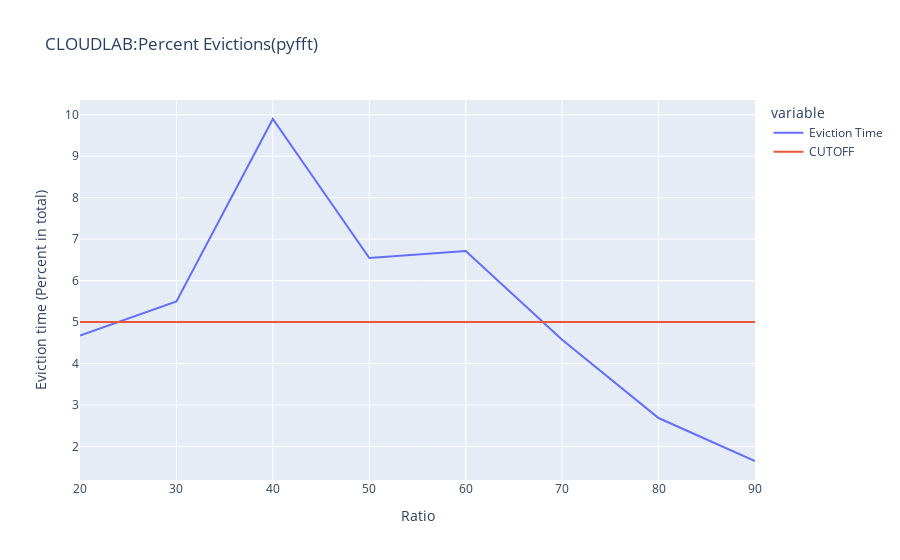

The cell this chart's notebook holds for it:
### Code cell
from experiment_helpers import get_eviction_to_total

for workload in WORKLOADS:
    fig = get_eviction_to_total(data[workload], "%s" % workload)
#     fig.update_layout(yaxis_range=[0,15])
    plot(fig)

### Figure 1 — Plotly figure (JSON) as saved in the notebook; plotly's stock layout.template omitted (floating-point values rounded to 4 significant figures)
{"data": [{"hovertemplate": "variable=Eviction Time<br>Experiment Name=tape_prefetching_asyncwrites<br>RATIO=%{x}<br>value=%{y}<extra></extra>", "legendgroup": "Eviction Time", "line": {"color": "#636efa", "dash": "solid"}, "marker": {"symbol": "circle"}, "mode": "lines", "name": "Eviction Time", "orientation": "v", "showlegend": true, "type": "scatter", "x": [20, 30, 40, 50, 60, 70, 80, 90], "xaxis": "x", "y": [4.672, 5.494, 9.898, 6.545, 6.712, 4.573, 2.683, 1.647], "yaxis": "y"}, {"hovertemplate": "variable=CUTOFF<br>Experiment Name=tape_prefetching_asyncwrites<br>RATIO=%{x}<br>value=%{y}<extra></extra>", "legendgroup": "CUTOFF", "line": {"color": "#EF553B", "dash": "solid"}, "marker": {"symbol": "circle"}, "mode": "lines", "name": "CUTOFF", "orientation": "v", "showlegend": true, "type": "scatter", "x": [20, 30, 40, 50, 60, 70, 80, 90], "xaxis": "x", "y": [5, 5, 5, 5, 5, 5, 5, 5], "yaxis": "y"}], "layout": {"legend": {"title": {"text": "variable"}, "tracegroupgap": 0}, "title": {"text": "CLOUDLAB:Percent Evictions(pyfft)"}, "xaxis": {"anchor": "y", "domain": [0, 1], "title": {"text": "Ratio"}}, "yaxis": {"anchor": "x", "domain": [0, 1], "title": {"text": "Eviction time (Percent in total)"}}}}
